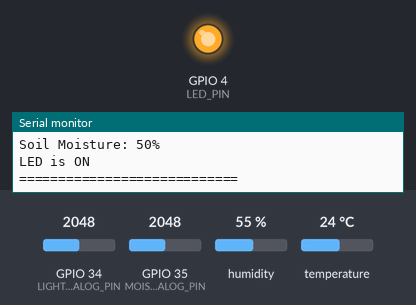
Simulated run of this sketch. Board: ESP32. On the bench: output pins drawn as LEDs (lit = HIGH), the last lines printed to the serial monitor. The test bench sets the inputs (shaded band); at power-on: GPIO 35 (MOISTURE_SENSOR_ANALOG_PIN) = 2048, GPIO 34 (LIGHT_SENSOR_ANALOG_PIN) = 2048, humidity 55 %, temperature 24 °C. WiFi joins after 1.5 s; servers stay silent unless stated.

Above: at 2.7 s.
2.8 s: GPIO 35 (MOISTURE_SENSOR_ANALOG_PIN) set to 3018
14.1 s: GPIO 35 (MOISTURE_SENSOR_ANALOG_PIN) set to 3144
At 24.8 s:
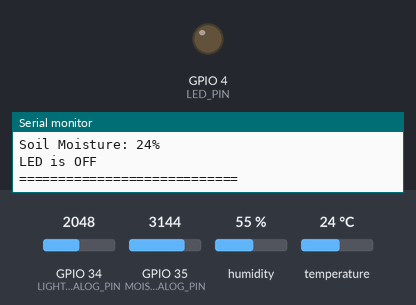
25.2 s: GPIO 35 (MOISTURE_SENSOR_ANALOG_PIN) set to 2866
At 35.4 s:
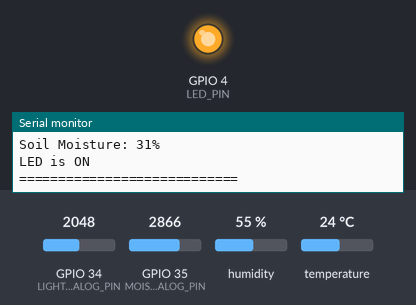
36.0 s: GPIO 35 (MOISTURE_SENSOR_ANALOG_PIN) set to 3972
At 45.9 s:
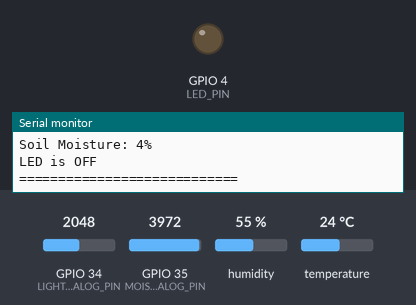
Timing chart, 0 to 47.4 s (numbered marks = the images above; inputs shaded):
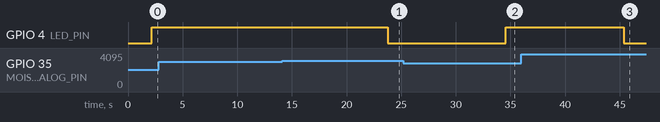

Measured:
- the behaviour switches between 3071 and 3072 on GPIO 35 (MOISTURE_SENSOR_ANALOG_PIN) (found by bisection; images 0 and 1)
- after the input at 14.1 s, GPIO 4 (LED_PIN): HIGH → LOW after 9.6 s
- after the input at 25.2 s, GPIO 4 (LED_PIN): LOW → HIGH after 9.3 s
- after the input at 36.0 s, GPIO 4 (LED_PIN): HIGH → LOW after 9.3 s

The sketch:

HW_firebase.ino
```cpp
#include <Wire.h>
#include <BH1750.h>
#include <FirebaseESP32.h>
#include <DHT.h>
#include <WiFi.h>
#include <ArduinoJson.h>
#include <SPI.h>

#define DHTPIN 18
#define DHTTYPE DHT11
#define MOISTURE_SENSOR_ANALOG_PIN 35
#define LIGHT_SENSOR_ANALOG_PIN 34
#define LED_PIN 4

#define DATABASE_URL "your-database-url" //<databaseName>.firebaseio.com or <databaseName>.<region>.firebasedatabase.app
#define FIREBASE_HOST "your-firebase-host" // Đảm bảo có https://
#define FIREBASE_AUTH "your-firebase-auth"


#define WIFI_SSID "your-wifi-name"
#define WIFI_PASSWORD "your-wifi-password"

FirebaseConfig config;
FirebaseAuth auth;

DHT dht(DHTPIN, DHTTYPE);
FirebaseData fbdo;

int threshold_moisture = 25; // Ngưỡng độ ẩm đất

void setup() {
  Serial.begin(9600);
  Wire.begin();
  pinMode(LED_PIN, OUTPUT);

  WiFi.begin(WIFI_SSID, WIFI_PASSWORD);
  while (WiFi.status() != WL_CONNECTED) {
    delay(500);
    Serial.print(".");
  }
  Serial.println("\nConnected to WiFi");

  config.database_url = DATABASE_URL;

  config.signer.test_mode = true;

  Firebase.reconnectWiFi(true);
  fbdo.setBSSLBufferSize(4096 , 1024 );

  Firebase.begin(&config, &auth);
  dht.begin();
}

void loop() {
  float h = dht.readHumidity();
  float t = dht.readTemperature();
  int bom = 0;
  if (isnan(h) || isnan(t)) {
    Serial.println("Failed to read from DHT sensor!");
    return;
  }

  int doam_dat = map(analogRead(MOISTURE_SENSOR_ANALOG_PIN), 0, 4095, 100, 0);
  uint16_t lux = analogRead(LIGHT_SENSOR_ANALOG_PIN);

  Serial.print("Humidity: ");
  Serial.print(h);
  Serial.println("%");

  Serial.print("Temperature: ");
  Serial.print(t);
  Serial.println("°C");

  Serial.print("Light intensity: ");
  Serial.print(lux);
  Serial.println(" lux");

  Serial.print("Soil Moisture: ");
  Serial.print(doam_dat);
  Serial.println("%");

  // Gửi giá trị nhiệt độ
Firebase.setFloat(fbdo, "/TT_nhung/Nhietdo", t);
Firebase.setFloat(fbdo, "/TT_nhung/DoamKK", h);
Firebase.setInt(fbdo, "/TT_nhung/Anhsang", lux);
Firebase.setInt(fbdo, "/TT_nhung/Doamdat", doam_dat);

if (doam_dat > threshold_moisture) {
    digitalWrite(LED_PIN, HIGH);
    Serial.println("LED is ON");
    Serial.println("============================");
    bom = 1; // Giả sử bom = 1 là bật
    Firebase.setInt(fbdo, "/TT_nhung/bom", bom);

} else {
    digitalWrite(LED_PIN, LOW);
    Serial.println("LED is OFF");
    Serial.println("============================");
    bom = 0; // Giả sử bom = 0 là tắt
    Firebase.setInt(fbdo, "/TT_nhung/bom", bom);
}


  delay(10000);
}
```
